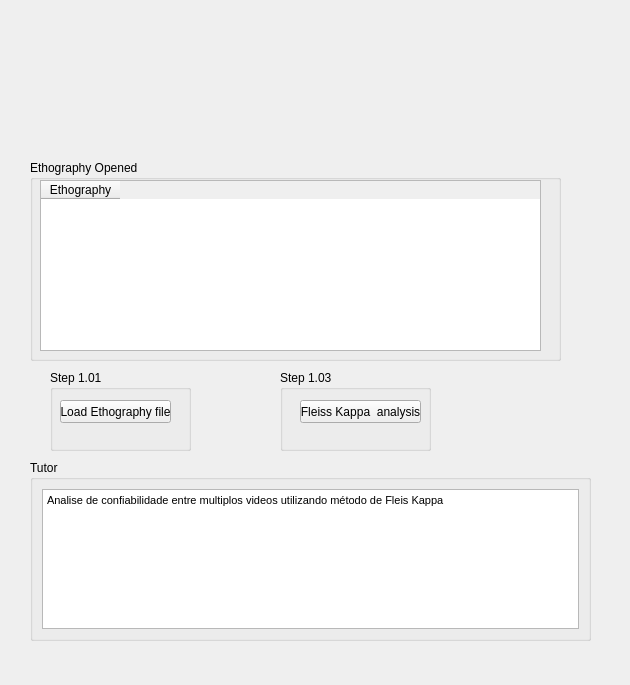
<?xml version="1.0" encoding="UTF-8"?>
<ui version="4.0">
 <class>teaConcordancia</class>
 <widget class="QWidget" name="teaConcordancia">
  <property name="geometry">
   <rect>
    <x>0</x>
    <y>0</y>
    <width>630</width>
    <height>685</height>
   </rect>
  </property>
  <property name="windowTitle">
   <string>Form</string>
  </property>
  <layout class="QVBoxLayout" name="verticalLayout_3">
   <item>
    <widget class="QStackedWidget" name="swPrincipal">
     <property name="currentIndex">
      <number>2</number>
     </property>
     <widget class="QWidget" name="page">
      <widget class="QGroupBox" name="groupBox">
       <property name="geometry">
        <rect>
         <x>30</x>
         <y>410</y>
         <width>501</width>
         <height>141</height>
        </rect>
       </property>
       <property name="title">
        <string>tutor</string>
       </property>
       <layout class="QVBoxLayout" name="verticalLayout">
        <item>
         <widget class="QTextEdit" name="textEdit_2">
          <property name="html">
           <string>&lt;!DOCTYPE HTML PUBLIC &quot;-//W3C//DTD HTML 4.0//EN&quot; &quot;http://www.w3.org/TR/REC-html40/strict.dtd&quot;&gt;
&lt;html&gt;&lt;head&gt;&lt;meta name=&quot;qrichtext&quot; content=&quot;1&quot; /&gt;&lt;style type=&quot;text/css&quot;&gt;
p, li { white-space: pre-wrap; }
&lt;/style&gt;&lt;/head&gt;&lt;body style=&quot; font-family:'MS Shell Dlg 2'; font-size:8.25pt; font-weight:400; font-style:normal;&quot;&gt;
&lt;p style=&quot; margin-top:0px; margin-bottom:0px; margin-left:0px; margin-right:0px; -qt-block-indent:0; text-indent:0px;&quot;&gt;Escolha enter analises Cohen Kappa e Fleiss kappa&lt;/p&gt;&lt;/body&gt;&lt;/html&gt;</string>
          </property>
         </widget>
        </item>
       </layout>
      </widget>
      <widget class="QGroupBox" name="groupBox_6">
       <property name="geometry">
        <rect>
         <x>30</x>
         <y>260</y>
         <width>481</width>
         <height>131</height>
        </rect>
       </property>
       <property name="title">
        <string>Step 1.00</string>
       </property>
       <widget class="QPushButton" name="pbKohone1">
        <property name="geometry">
         <rect>
          <x>10</x>
          <y>40</y>
          <width>81</width>
          <height>23</height>
         </rect>
        </property>
        <property name="text">
         <string>Cohen Kappa</string>
        </property>
       </widget>
       <widget class="QPushButton" name="pbFleissKappa">
        <property name="geometry">
         <rect>
          <x>10</x>
          <y>80</y>
          <width>81</width>
          <height>23</height>
         </rect>
        </property>
        <property name="text">
         <string>Fleiss Kappa</string>
        </property>
       </widget>
      </widget>
      <widget class="QLabel" name="label">
       <property name="geometry">
        <rect>
         <x>10</x>
         <y>40</y>
         <width>591</width>
         <height>81</height>
        </rect>
       </property>
       <property name="text">
        <string/>
       </property>
       <property name="pixmap">
        <pixmap resource="resourcefile.qrc">:/icons/cabecalho4.jpg</pixmap>
       </property>
       <property name="scaledContents">
        <bool>true</bool>
       </property>
      </widget>
     </widget>
     <widget class="QWidget" name="page_8">
      <widget class="QStackedWidget" name="swKohoneKappa">
       <property name="geometry">
        <rect>
         <x>10</x>
         <y>20</y>
         <width>581</width>
         <height>461</height>
        </rect>
       </property>
       <property name="currentIndex">
        <number>0</number>
       </property>
       <widget class="QWidget" name="page_9">
        <widget class="QGroupBox" name="groupBox_2">
         <property name="geometry">
          <rect>
           <x>10</x>
           <y>360</y>
           <width>191</width>
           <height>80</height>
          </rect>
         </property>
         <property name="title">
          <string>Step 1.01</string>
         </property>
         <widget class="QPushButton" name="pushButton_5">
          <property name="geometry">
           <rect>
            <x>20</x>
            <y>30</y>
            <width>121</width>
            <height>23</height>
           </rect>
          </property>
          <property name="text">
           <string>Load ethography</string>
          </property>
         </widget>
        </widget>
        <widget class="QGroupBox" name="groupBox_3">
         <property name="geometry">
          <rect>
           <x>10</x>
           <y>150</y>
           <width>501</width>
           <height>191</height>
          </rect>
         </property>
         <property name="title">
          <string>Opened Ethography</string>
         </property>
         <widget class="QTableWidget" name="tabDadCat">
          <property name="geometry">
           <rect>
            <x>20</x>
            <y>20</y>
            <width>461</width>
            <height>151</height>
           </rect>
          </property>
          <property name="font">
           <font>
            <weight>50</weight>
            <bold>false</bold>
           </font>
          </property>
          <property name="editTriggers">
           <set>QAbstractItemView::NoEditTriggers</set>
          </property>
          <property name="selectionMode">
           <enum>QAbstractItemView::SingleSelection</enum>
          </property>
          <property name="selectionBehavior">
           <enum>QAbstractItemView::SelectRows</enum>
          </property>
          <property name="gridStyle">
           <enum>Qt::SolidLine</enum>
          </property>
          <property name="rowCount">
           <number>0</number>
          </property>
          <property name="columnCount">
           <number>1</number>
          </property>
          <attribute name="horizontalHeaderDefaultSectionSize">
           <number>79</number>
          </attribute>
          <attribute name="horizontalHeaderMinimumSectionSize">
           <number>79</number>
          </attribute>
          <attribute name="verticalHeaderVisible">
           <bool>false</bool>
          </attribute>
          <attribute name="verticalHeaderDefaultSectionSize">
           <number>20</number>
          </attribute>
          <attribute name="verticalHeaderMinimumSectionSize">
           <number>19</number>
          </attribute>
          <column>
           <property name="text">
            <string>Ethography</string>
           </property>
          </column>
         </widget>
        </widget>
        <widget class="QGroupBox" name="groupBox_4">
         <property name="geometry">
          <rect>
           <x>230</x>
           <y>360</y>
           <width>221</width>
           <height>80</height>
          </rect>
         </property>
         <property name="title">
          <string>Step 1.02</string>
         </property>
         <widget class="QPushButton" name="pushButton_6">
          <property name="geometry">
           <rect>
            <x>10</x>
            <y>30</y>
            <width>181</width>
            <height>23</height>
           </rect>
          </property>
          <property name="text">
           <string> Cohen Kappa analysis</string>
          </property>
         </widget>
        </widget>
        <widget class="QLabel" name="label_2">
         <property name="geometry">
          <rect>
           <x>20</x>
           <y>20</y>
           <width>521</width>
           <height>81</height>
          </rect>
         </property>
         <property name="text">
          <string/>
         </property>
         <property name="pixmap">
          <pixmap resource="resourcefile.qrc">:/icons/cabecalho4.jpg</pixmap>
         </property>
         <property name="scaledContents">
          <bool>true</bool>
         </property>
        </widget>
       </widget>
       <widget class="QWidget" name="page_10">
        <widget class="QTabWidget" name="tabWidget_2">
         <property name="geometry">
          <rect>
           <x>0</x>
           <y>70</y>
           <width>571</width>
           <height>321</height>
          </rect>
         </property>
         <property name="currentIndex">
          <number>0</number>
         </property>
         <widget class="QWidget" name="tab_5">
          <attribute name="title">
           <string>Agreement table</string>
          </attribute>
          <widget class="QTableWidget" name="tabCoKapp">
           <property name="geometry">
            <rect>
             <x>70</x>
             <y>40</y>
             <width>451</width>
             <height>191</height>
            </rect>
           </property>
           <attribute name="horizontalHeaderStretchLastSection">
            <bool>false</bool>
           </attribute>
          </widget>
          <widget class="QLabel" name="label_5">
           <property name="geometry">
            <rect>
             <x>20</x>
             <y>250</y>
             <width>101</width>
             <height>16</height>
            </rect>
           </property>
           <property name="text">
            <string>Ethography 1 =</string>
           </property>
          </widget>
          <widget class="QLabel" name="label_6">
           <property name="geometry">
            <rect>
             <x>20</x>
             <y>270</y>
             <width>111</width>
             <height>20</height>
            </rect>
           </property>
           <property name="text">
            <string>Ethography 2 =</string>
           </property>
          </widget>
          <widget class="QLabel" name="lblVideo1">
           <property name="geometry">
            <rect>
             <x>130</x>
             <y>250</y>
             <width>421</width>
             <height>16</height>
            </rect>
           </property>
           <property name="text">
            <string>TextLabel</string>
           </property>
          </widget>
          <widget class="QLabel" name="lblVideo2">
           <property name="geometry">
            <rect>
             <x>130</x>
             <y>270</y>
             <width>411</width>
             <height>16</height>
            </rect>
           </property>
           <property name="text">
            <string>TextLabel</string>
           </property>
          </widget>
          <widget class="QLabel" name="label_7">
           <property name="geometry">
            <rect>
             <x>0</x>
             <y>130</y>
             <width>71</width>
             <height>16</height>
            </rect>
           </property>
           <property name="text">
            <string>Ethography 1</string>
           </property>
          </widget>
          <widget class="QLabel" name="label_8">
           <property name="geometry">
            <rect>
             <x>160</x>
             <y>20</y>
             <width>91</width>
             <height>16</height>
            </rect>
           </property>
           <property name="text">
            <string>Ethography 2</string>
           </property>
          </widget>
         </widget>
         <widget class="QWidget" name="tab_6">
          <attribute name="title">
           <string>Por cent agreement table</string>
          </attribute>
          <widget class="QTableWidget" name="tabPoKapp">
           <property name="geometry">
            <rect>
             <x>60</x>
             <y>40</y>
             <width>431</width>
             <height>192</height>
            </rect>
           </property>
          </widget>
          <widget class="QLabel" name="label_15">
           <property name="geometry">
            <rect>
             <x>150</x>
             <y>20</y>
             <width>47</width>
             <height>13</height>
            </rect>
           </property>
           <property name="text">
            <string>Analise 2</string>
           </property>
          </widget>
          <widget class="QLabel" name="label_24">
           <property name="geometry">
            <rect>
             <x>10</x>
             <y>120</y>
             <width>47</width>
             <height>13</height>
            </rect>
           </property>
           <property name="text">
            <string>Analise 1</string>
           </property>
          </widget>
         </widget>
         <widget class="QWidget" name="tab_7">
          <attribute name="title">
           <string>Kappa constant</string>
          </attribute>
          <widget class="QLabel" name="label_9">
           <property name="geometry">
            <rect>
             <x>90</x>
             <y>50</y>
             <width>91</width>
             <height>16</height>
            </rect>
           </property>
           <property name="text">
            <string>Agreement (k1)</string>
           </property>
          </widget>
          <widget class="QLineEdit" name="leK1">
           <property name="geometry">
            <rect>
             <x>200</x>
             <y>50</y>
             <width>181</width>
             <height>20</height>
            </rect>
           </property>
          </widget>
          <widget class="QLineEdit" name="leK2">
           <property name="geometry">
            <rect>
             <x>200</x>
             <y>90</y>
             <width>181</width>
             <height>20</height>
            </rect>
           </property>
          </widget>
          <widget class="QLabel" name="label_10">
           <property name="geometry">
            <rect>
             <x>40</x>
             <y>90</y>
             <width>141</width>
             <height>20</height>
            </rect>
           </property>
           <property name="text">
            <string>Agreement by chance (k2)</string>
           </property>
          </widget>
          <widget class="QLabel" name="label_11">
           <property name="geometry">
            <rect>
             <x>40</x>
             <y>130</y>
             <width>141</width>
             <height>20</height>
            </rect>
           </property>
           <property name="text">
            <string> Kappa index</string>
           </property>
          </widget>
          <widget class="QLineEdit" name="leCKappa">
           <property name="geometry">
            <rect>
             <x>200</x>
             <y>130</y>
             <width>181</width>
             <height>20</height>
            </rect>
           </property>
          </widget>
          <widget class="QGroupBox" name="groupBox_14">
           <property name="geometry">
            <rect>
             <x>10</x>
             <y>190</y>
             <width>271</width>
             <height>71</height>
            </rect>
           </property>
           <property name="title">
            <string>GroupBox</string>
           </property>
           <widget class="QPushButton" name="pbCohenGravar">
            <property name="geometry">
             <rect>
              <x>10</x>
              <y>30</y>
              <width>121</width>
              <height>23</height>
             </rect>
            </property>
            <property name="text">
             <string>Save</string>
            </property>
           </widget>
          </widget>
         </widget>
        </widget>
       </widget>
      </widget>
      <widget class="QGroupBox" name="groupBox_5">
       <property name="geometry">
        <rect>
         <x>10</x>
         <y>490</y>
         <width>591</width>
         <height>161</height>
        </rect>
       </property>
       <property name="title">
        <string>Tutor</string>
       </property>
       <layout class="QVBoxLayout" name="verticalLayout_4">
        <item>
         <widget class="QTextEdit" name="textEdit_7">
          <property name="html">
           <string>&lt;!DOCTYPE HTML PUBLIC &quot;-//W3C//DTD HTML 4.0//EN&quot; &quot;http://www.w3.org/TR/REC-html40/strict.dtd&quot;&gt;
&lt;html&gt;&lt;head&gt;&lt;meta name=&quot;qrichtext&quot; content=&quot;1&quot; /&gt;&lt;style type=&quot;text/css&quot;&gt;
p, li { white-space: pre-wrap; }
&lt;/style&gt;&lt;/head&gt;&lt;body style=&quot; font-family:'MS Shell Dlg 2'; font-size:8.25pt; font-weight:400; font-style:normal;&quot;&gt;
&lt;p style=&quot; margin-top:0px; margin-bottom:0px; margin-left:0px; margin-right:0px; -qt-block-indent:0; text-indent:0px;&quot;&gt;Analise de concordancia  entre dois videos utiliznado a método de Cohen Kappa&lt;/p&gt;&lt;/body&gt;&lt;/html&gt;</string>
          </property>
         </widget>
        </item>
       </layout>
      </widget>
     </widget>
     <widget class="QWidget" name="page_11">
      <layout class="QVBoxLayout" name="verticalLayout_2">
       <item>
        <widget class="QStackedWidget" name="swFleissKappa">
         <property name="currentIndex">
          <number>0</number>
         </property>
         <widget class="QWidget" name="page_12">
          <widget class="QGroupBox" name="groupBox_7">
           <property name="geometry">
            <rect>
             <x>30</x>
             <y>350</y>
             <width>141</width>
             <height>81</height>
            </rect>
           </property>
           <property name="title">
            <string>Step 1.01</string>
           </property>
           <widget class="QPushButton" name="pbCarregarFleis">
            <property name="geometry">
             <rect>
              <x>10</x>
              <y>30</y>
              <width>111</width>
              <height>23</height>
             </rect>
            </property>
            <property name="text">
             <string>Load Ethography file</string>
            </property>
           </widget>
          </widget>
          <widget class="QGroupBox" name="groupBox_8">
           <property name="geometry">
            <rect>
             <x>10</x>
             <y>140</y>
             <width>531</width>
             <height>201</height>
            </rect>
           </property>
           <property name="title">
            <string>Ethography Opened</string>
           </property>
           <widget class="QTableWidget" name="tabDadCat_2">
            <property name="geometry">
             <rect>
              <x>10</x>
              <y>20</y>
              <width>501</width>
              <height>171</height>
             </rect>
            </property>
            <property name="font">
             <font>
              <weight>50</weight>
              <bold>false</bold>
             </font>
            </property>
            <property name="editTriggers">
             <set>QAbstractItemView::NoEditTriggers</set>
            </property>
            <property name="selectionMode">
             <enum>QAbstractItemView::SingleSelection</enum>
            </property>
            <property name="selectionBehavior">
             <enum>QAbstractItemView::SelectRows</enum>
            </property>
            <property name="gridStyle">
             <enum>Qt::SolidLine</enum>
            </property>
            <property name="rowCount">
             <number>0</number>
            </property>
            <property name="columnCount">
             <number>1</number>
            </property>
            <attribute name="horizontalHeaderDefaultSectionSize">
             <number>79</number>
            </attribute>
            <attribute name="horizontalHeaderMinimumSectionSize">
             <number>79</number>
            </attribute>
            <attribute name="verticalHeaderVisible">
             <bool>false</bool>
            </attribute>
            <attribute name="verticalHeaderDefaultSectionSize">
             <number>20</number>
            </attribute>
            <attribute name="verticalHeaderMinimumSectionSize">
             <number>19</number>
            </attribute>
            <column>
             <property name="text">
              <string>Ethography</string>
             </property>
            </column>
           </widget>
          </widget>
          <widget class="QGroupBox" name="groupBox_9">
           <property name="geometry">
            <rect>
             <x>260</x>
             <y>350</y>
             <width>151</width>
             <height>81</height>
            </rect>
           </property>
           <property name="title">
            <string>Step 1.03</string>
           </property>
           <widget class="QPushButton" name="pbAnaFleissKappa">
            <property name="geometry">
             <rect>
              <x>20</x>
              <y>30</y>
              <width>121</width>
              <height>23</height>
             </rect>
            </property>
            <property name="text">
             <string>Fleiss Kappa  analysis</string>
            </property>
           </widget>
          </widget>
          <widget class="QGroupBox" name="groupBox_10">
           <property name="geometry">
            <rect>
             <x>10</x>
             <y>440</y>
             <width>561</width>
             <height>181</height>
            </rect>
           </property>
           <property name="title">
            <string>Tutor</string>
           </property>
           <layout class="QVBoxLayout" name="verticalLayout_14">
            <item>
             <widget class="QTextEdit" name="textEdit_8">
              <property name="html">
               <string>&lt;!DOCTYPE HTML PUBLIC &quot;-//W3C//DTD HTML 4.0//EN&quot; &quot;http://www.w3.org/TR/REC-html40/strict.dtd&quot;&gt;
&lt;html&gt;&lt;head&gt;&lt;meta name=&quot;qrichtext&quot; content=&quot;1&quot; /&gt;&lt;style type=&quot;text/css&quot;&gt;
p, li { white-space: pre-wrap; }
&lt;/style&gt;&lt;/head&gt;&lt;body style=&quot; font-family:'MS Shell Dlg 2'; font-size:8.25pt; font-weight:400; font-style:normal;&quot;&gt;
&lt;p style=&quot; margin-top:0px; margin-bottom:0px; margin-left:0px; margin-right:0px; -qt-block-indent:0; text-indent:0px;&quot;&gt;Analise de confiabilidade entre multiplos videos utilizando método de Fleis Kappa&lt;/p&gt;&lt;/body&gt;&lt;/html&gt;</string>
              </property>
             </widget>
            </item>
           </layout>
          </widget>
          <widget class="QLabel" name="label_4">
           <property name="geometry">
            <rect>
             <x>10</x>
             <y>40</y>
             <width>551</width>
             <height>81</height>
            </rect>
           </property>
           <property name="text">
            <string/>
           </property>
           <property name="pixmap">
            <pixmap resource="resourcefile.qrc">:/icons/cabecalho4.jpg</pixmap>
           </property>
           <property name="scaledContents">
            <bool>true</bool>
           </property>
          </widget>
         </widget>
         <widget class="QWidget" name="page_13">
          <layout class="QVBoxLayout" name="verticalLayout_6">
           <item>
            <widget class="QStackedWidget" name="stackedWidget">
             <property name="currentIndex">
              <number>0</number>
             </property>
             <widget class="QWidget" name="page_2">
              <widget class="QGroupBox" name="groupBox_11">
               <property name="geometry">
                <rect>
                 <x>420</x>
                 <y>480</y>
                 <width>141</width>
                 <height>71</height>
                </rect>
               </property>
               <property name="title">
                <string>GroupBox</string>
               </property>
               <widget class="QPushButton" name="pbGerarKappa">
                <property name="geometry">
                 <rect>
                  <x>20</x>
                  <y>30</y>
                  <width>101</width>
                  <height>23</height>
                 </rect>
                </property>
                <property name="text">
                 <string>Save</string>
                </property>
               </widget>
              </widget>
              <widget class="QGroupBox" name="groupBox_12">
               <property name="geometry">
                <rect>
                 <x>40</x>
                 <y>20</y>
                 <width>511</width>
                 <height>391</height>
                </rect>
               </property>
               <property name="title">
                <string>Results</string>
               </property>
               <widget class="QTableWidget" name="tabFleKapp">
                <property name="geometry">
                 <rect>
                  <x>10</x>
                  <y>20</y>
                  <width>481</width>
                  <height>251</height>
                 </rect>
                </property>
               </widget>
               <widget class="QLineEdit" name="leFleKappa">
                <property name="geometry">
                 <rect>
                  <x>340</x>
                  <y>290</y>
                  <width>113</width>
                  <height>20</height>
                 </rect>
                </property>
               </widget>
               <widget class="QLabel" name="label_14">
                <property name="geometry">
                 <rect>
                  <x>40</x>
                  <y>290</y>
                  <width>111</width>
                  <height>16</height>
                 </rect>
                </property>
                <property name="text">
                 <string> Kappa index</string>
                </property>
               </widget>
               <widget class="QLineEdit" name="lePe">
                <property name="geometry">
                 <rect>
                  <x>340</x>
                  <y>320</y>
                  <width>113</width>
                  <height>20</height>
                 </rect>
                </property>
               </widget>
               <widget class="QLabel" name="label_12">
                <property name="geometry">
                 <rect>
                  <x>40</x>
                  <y>320</y>
                  <width>281</width>
                  <height>16</height>
                 </rect>
                </property>
                <property name="text">
                 <string>Agreement by chance</string>
                </property>
               </widget>
               <widget class="QLabel" name="label_13">
                <property name="geometry">
                 <rect>
                  <x>40</x>
                  <y>350</y>
                  <width>201</width>
                  <height>16</height>
                 </rect>
                </property>
                <property name="text">
                 <string>Average agreement</string>
                </property>
               </widget>
               <widget class="QLineEdit" name="leP">
                <property name="geometry">
                 <rect>
                  <x>340</x>
                  <y>350</y>
                  <width>113</width>
                  <height>20</height>
                 </rect>
                </property>
               </widget>
              </widget>
              <widget class="QGroupBox" name="groupBox_13">
               <property name="geometry">
                <rect>
                 <x>30</x>
                 <y>450</y>
                 <width>371</width>
                 <height>141</height>
                </rect>
               </property>
               <property name="title">
                <string>Tutor</string>
               </property>
               <layout class="QVBoxLayout" name="verticalLayout_5">
                <item>
                 <widget class="QTextEdit" name="textEdit_9">
                  <property name="html">
                   <string>&lt;!DOCTYPE HTML PUBLIC &quot;-//W3C//DTD HTML 4.0//EN&quot; &quot;http://www.w3.org/TR/REC-html40/strict.dtd&quot;&gt;
&lt;html&gt;&lt;head&gt;&lt;meta name=&quot;qrichtext&quot; content=&quot;1&quot; /&gt;&lt;style type=&quot;text/css&quot;&gt;
p, li { white-space: pre-wrap; }
&lt;/style&gt;&lt;/head&gt;&lt;body style=&quot; font-family:'MS Shell Dlg 2'; font-size:8.25pt; font-weight:400; font-style:normal;&quot;&gt;
&lt;p style=&quot; margin-top:0px; margin-bottom:0px; margin-left:0px; margin-right:0px; -qt-block-indent:0; text-indent:0px;&quot;&gt;Analise de confiabialidade entre dois videos utiliznado a método de Kohone Kappa &lt;/p&gt;&lt;/body&gt;&lt;/html&gt;</string>
                  </property>
                 </widget>
                </item>
               </layout>
              </widget>
             </widget>
             <widget class="QWidget" name="page_3">
              <widget class="QTabWidget" name="tabWidget_3">
               <property name="geometry">
                <rect>
                 <x>0</x>
                 <y>30</y>
                 <width>491</width>
                 <height>281</height>
                </rect>
               </property>
               <property name="currentIndex">
                <number>0</number>
               </property>
               <widget class="QWidget" name="tab_8">
                <attribute name="title">
                 <string>Tab 1</string>
                </attribute>
               </widget>
               <widget class="QWidget" name="tab_9">
                <attribute name="title">
                 <string>Tab 2</string>
                </attribute>
                <widget class="QTableWidget" name="tabFleSoma">
                 <property name="geometry">
                  <rect>
                   <x>10</x>
                   <y>20</y>
                   <width>461</width>
                   <height>141</height>
                  </rect>
                 </property>
                </widget>
               </widget>
              </widget>
             </widget>
            </widget>
           </item>
          </layout>
         </widget>
        </widget>
       </item>
      </layout>
     </widget>
    </widget>
   </item>
   <item>
    <widget class="QLabel" name="label_3">
     <property name="text">
      <string/>
     </property>
    </widget>
   </item>
  </layout>
 </widget>
 <resources>
  <include location="resourcefile.qrc"/>
 </resources>
 <connections/>
</ui>
